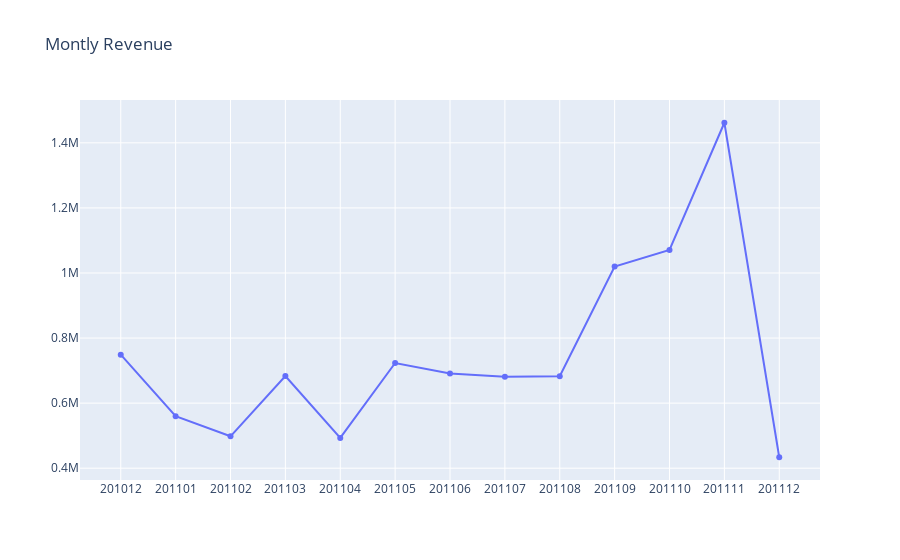

Notebook source saved alongside this figure:
### Code cell
import chart_studio.plotly as py
import plotly.offline as pyoff
import plotly.graph_objects as go

#X and Y axis inputs for Plotly graph. We use Scatter for line graphs
plot_data = [
    go.Scatter(
        x=tx_revenue['InvoiceYearMonth'],
        y=tx_revenue['Revenue'],
    )
]

plot_layout = go.Layout(
        xaxis={"type": "category"},
        title='Montly Revenue'
    )
fig = go.Figure(data=plot_data, layout=plot_layout)
pyoff.iplot(fig)

### Figure 1 — Plotly figure (JSON) as saved in the notebook; plotly's stock layout.template omitted (floating-point values rounded to 4 significant figures)
{"data": [{"type": "scatter", "x": [201012, 201101, 201102, 201103, 201104, 201105, 201106, 201107, 201108, 201109, 201110, 201111, 201112], "y": [749000.0, 560000.0, 498100.0, 683300.0, 493200.0, 723300.0, 691100.0, 681300.0, 682700.0, 1020000.0, 1071000.0, 1462000.0, 433700.0]}], "layout": {"title": {"text": "Montly Revenue"}, "xaxis": {"type": "category"}}}
